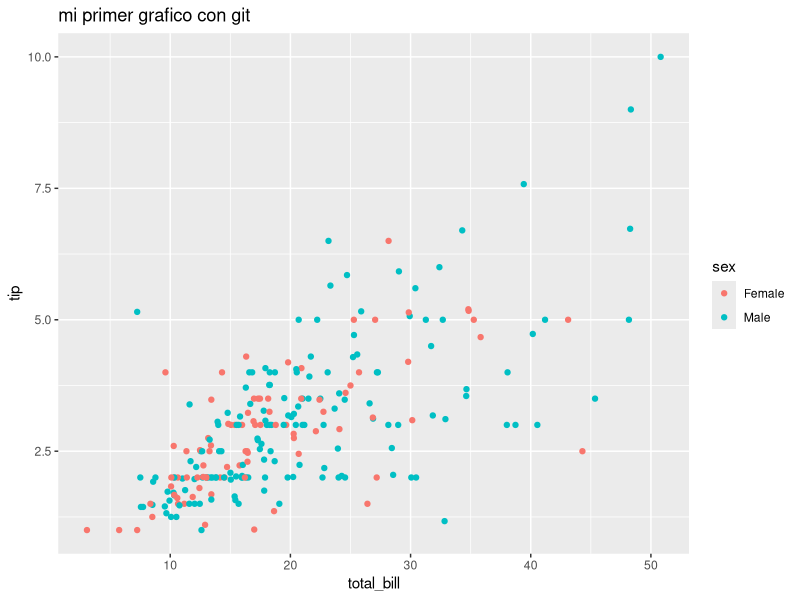

Recreate this plot in R.
#Imporar paquetes de R
library(ggplot2)
library(tidyverse)
library(reshape2)


df=tips

ggplot(df,aes(x=total_bill,y=tip, color=sex))+
  geom_point()+
  labs(title='mi primer grafico con git')

df$tip_pes=df$tip*5
